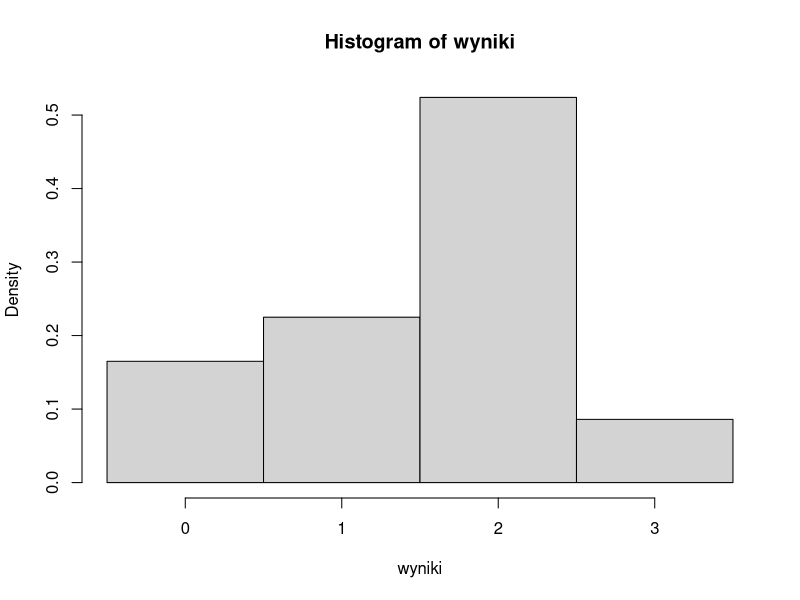

Recreate this plot in R.
wartosci <- 0:3
prawdopodobienstwa <- c(0.15, 0.25, 0.5, 0.1)
wyniki <- sample(wartosci, size=1000, replace=TRUE, prob=prawdopodobienstwa)
par(mfrow = c(1,1))
hist(wyniki, breaks=seq(-0.5, 3.5), freq=FALSE)
